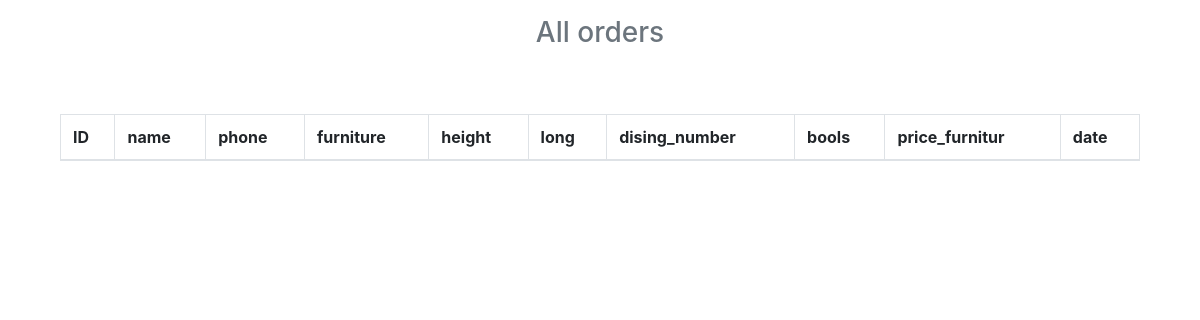
Before: /check_db with the older database file.
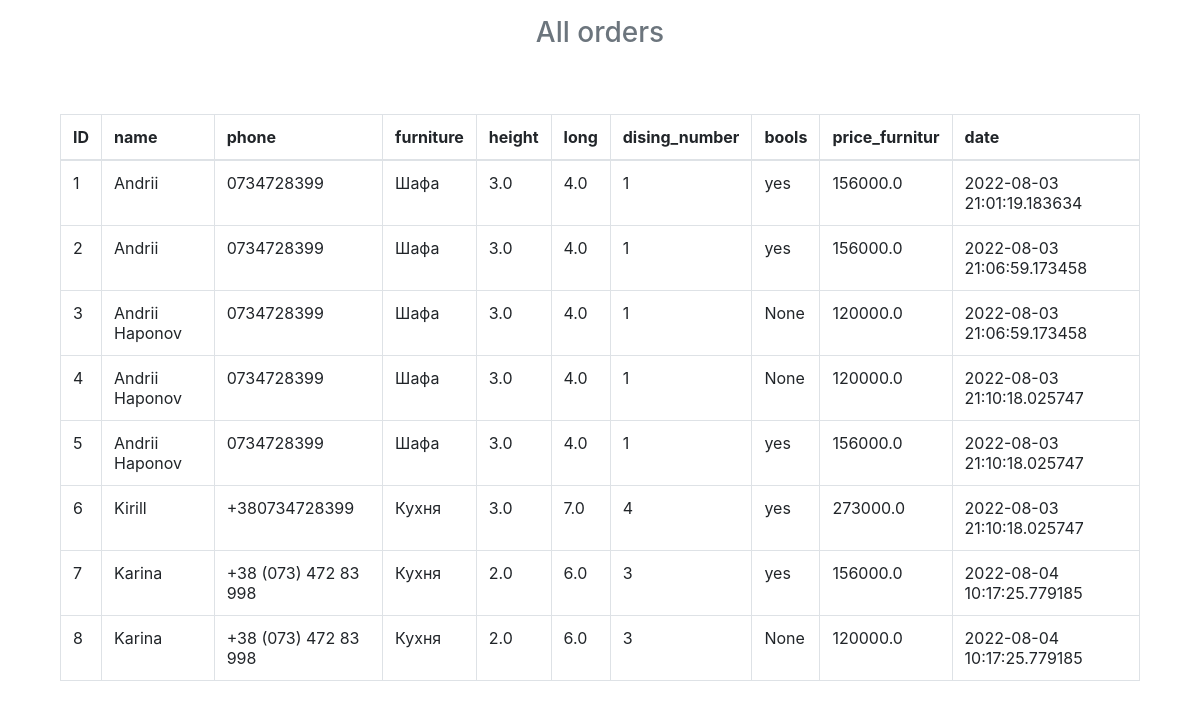
After: the same page with the newer database file.
### tables this page shows
CREATE TABLE orders (
        ID INTEGER PRIMARY KEY AUTOINCREMENT, 
        name TEXT,
        phone TEXT ,
        furniture NUMERIC, 
        height FLOAT, 
        long FLOAT, 
        dising_number NUMERIC,
        bools TEXT,
        price_furnitur FLOAT,
        date datetime
);

### app.py (the view)
@app.route("/check_db")
def check_db():
    con=sql.connect("cupbkitch.db")
    con.row_factory=sql.Row
    cur=con.cursor()
    cur.execute("select * from orders")
    data=cur.fetchall()
    return render_template("check_db.html",datas=data)

### templates/check_db.html (shortened to what this page needs)
<html>
<head>
    <link rel="stylesheet" href="/static/index.css">
    <link rel="stylesheet" href="https://maxcdn.bootstrapcdn.com/bootstrap/4.0.0/css/bootstrap.min.css"
>
</head>
<body>
    <div class='container pt-3'>
        <h3 class='text-center text-muted mb-3'>All orders</h3>
        <main class="container py-5 text-center">
            <table class="table table-bordered">
                <thead>
                    <tr>
                        <th>ID</th>
                        <th>name</th>
                        <th>phone</th>
                        <th>furniture</th>
                        <th>height</th>
                        <th>long</th>
                        <th>dising_number</th>
                        <th>bools</th>
                        <th>price_furnitur</th>
                        <th>date</th>
                    </tr>
                </thead>
                <tbody>
                    {% for order in datas %}
                    <tr>
                        <td> {{ order ["ID"] }} </td>
                        <td> {{ order ["name"] }} </td>
                        <td> {{ order ["phone"] }} </td>
                        <td> {{ order ["furniture"] }} </td>
                        <td> {{ order ["height"] }} </td>
                        <td> {{ order ["long"] }} </td>
                        <td> {{ order ["dising_number"] }} </td>
                        <td> {{ order ["bools"] }} </td>
                        <td> {{ order ["price_furnitur"] }} </td>
                        <td> {{ order ["date"] }} </td>
                    </tr>
                    {% endfor%}
                </tbody>
            </table>
        </main>
    </div>
</body>
</html>

### static/index.css (style rules this page uses)
body { background-color: #221f32; margin-bottom: 50px; }

Changed rows visible on the page:
added orders: ID "1", name "Andrii", phone "0734728399", furniture "Шафа", height "3.0", long "4.0", dising_number "1", bools "yes", price_furnitur "156000.0", date "2022-08-03 21:01:19.183634"
added orders: ID "2", name "Andrii", phone "0734728399", furniture "Шафа", height "3.0", long "4.0", dising_number "1", bools "yes", price_furnitur "156000.0", date "2022-08-03 21:06:59.173458"
added orders: ID "3", name "Andrii Haponov", phone "0734728399", furniture "Шафа", height "3.0", long "4.0", dising_number "1", order "None", price_furnitur "120000.0", date "2022-08-03 21:06:59.173458"
added orders: ID "4", name "Andrii Haponov", phone "0734728399", furniture "Шафа", height "3.0", long "4.0", dising_number "1", order "None", price_furnitur "120000.0", date "2022-08-03 21:10:18.025747"
added orders: ID "5", name "Andrii Haponov", phone "0734728399", furniture "Шафа", height "3.0", long "4.0", dising_number "1", bools "yes", price_furnitur "156000.0", date "2022-08-03 21:10:18.025747"
added orders: ID "6", name "Kirill", phone "+380734728399", furniture "Кухня", height "3.0", long "7.0", dising_number "4", bools "yes", price_furnitur "273000.0", date "2022-08-03 21:10:18.025747"
added orders: ID "7", name "Karina", phone "+38 (073) 472 83 998", furniture "Кухня", height "2.0", long "6.0", dising_number "3", bools "yes", price_furnitur "156000.0", date "2022-08-04 10:17:25.779185"
added orders: ID "8", name "Karina", phone "+38 (073) 472 83 998", furniture "Кухня", height "2.0", long "6.0", dising_number "3", order "None", price_furnitur "120000.0", date "2022-08-04 10:17:25.779185"
